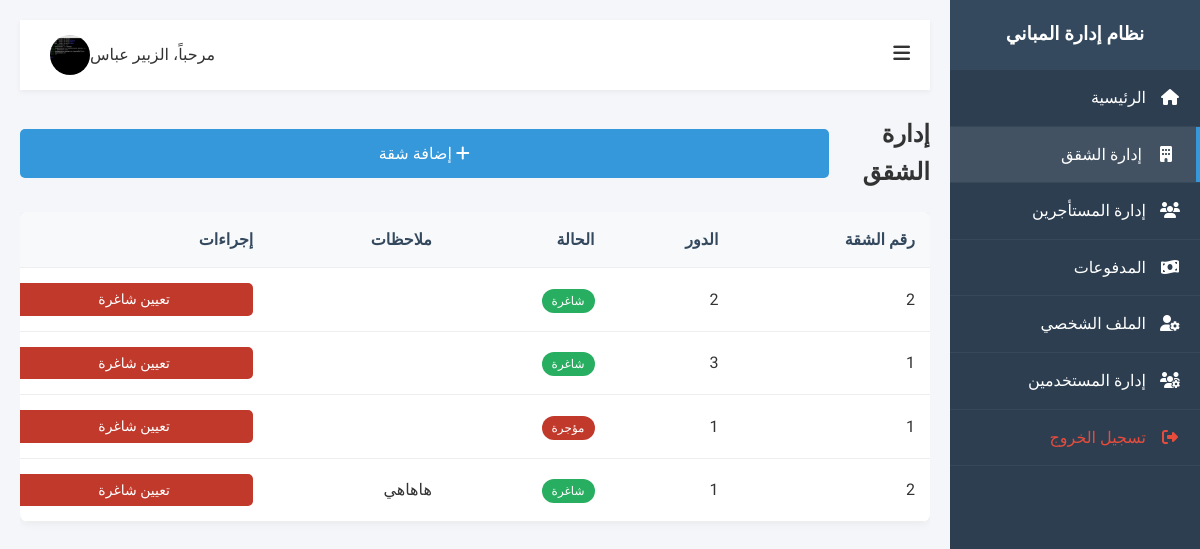
Page /public/apartments (signed in) on the committed database.
### tables this page shows
CREATE TABLE `apartments` (
  `id` int(11) NOT NULL,
  `apartment_number` varchar(50) NOT NULL,
  `floor` int(11) NOT NULL,
  `status` enum('vacant','occupied') DEFAULT 'vacant',
  `notes` mediumtext DEFAULT NULL,
  `created_at` timestamp NOT NULL DEFAULT current_timestamp()
);

### app/Controllers/ApartmentsController.php (called while the page is built, shortened)
<?php
class ApartmentsController extends Controller {
    private $apartmentModel;
    public function __construct() {
        $this->apartmentModel = $this->model('Apartment');
    }
    public function index() {
        $apartments = $this->apartmentModel->getAllApartments();
        $data = [
            'active' => 'apartments',
            'apartments' => $apartments
        ];
        $this->view('apartments/index', $data);
    }
}

### app/Core/Router.php (called while the page is built, shortened)
<?php
class Router {
    protected $currentMethod = 'login';
    public function __construct() {
        $url = $this->getUrl();
        if (isset($url[0])) {
            $controllerName = ucwords($url[0]) . 'Controller';
            if (file_exists('../app/Controllers/' . $controllerName . '.php')) {
                $this->currentMethod = 'index';
                unset($url[0]);
            }
        }
        $this->currentController = new $controllerClass();
        $this->params = $url ? array_values($url) : [];
        call_user_func_array([$this->currentController, $this->currentMethod], $this->params);
    }
    public function getUrl() {
        if (isset($_GET['url'])) {
            $url = rtrim($_GET['url'], '/');
            $url = filter_var($url, FILTER_SANITIZE_URL);
            $url = explode('/', $url);
            return $url;
        }
        return [];
    }
}

### public/index.php (called while the page is built, shortened)
<?php
spl_autoload_register(function ($className) {
    $classPath = str_replace(['App\\', '\\'], ['', DIRECTORY_SEPARATOR], $className);
    $file = APP_ROOT . '/app/' . $classPath . '.php';
});
$init = new App\Core\Router();

### app/Core/Database.php (called while the page is built, shortened)
<?php
class Database {
    private $host = DB_HOST;
    private $user = DB_USER;
    private $pass = DB_PASS;
    private $dbname = DB_NAME;
    private $dbh;
    private $stmt;
    private static $instance = null;
    private function __construct() {
        $dsn = 'mysql:host=' . $this->host . ';dbname=' . $this->dbname . ';charset=utf8mb4';
        $options = array(
            PDO::ATTR_PERSISTENT => true,
            PDO::ATTR_ERRMODE => PDO::ERRMODE_EXCEPTION,
            PDO::ATTR_DEFAULT_FETCH_MODE => PDO::FETCH_OBJ,
            PDO::MYSQL_ATTR_INIT_COMMAND => "SET NAMES utf8mb4"
        );
        try {
            $this->dbh = new PDO($dsn, $this->user, $this->pass, $options);
        } catch (PDOException $e) {
            $this->error = $e->getMessage();
            die("Database Connection Error: " . $this->error);
        }
    }
    public static function getInstance() {
        if (self::$instance == null) {
            self::$instance = new Database();
        }
        return self::$instance;
    }
    public function query($sql) {
        $this->stmt = $this->dbh->prepare($sql);
    }
    public function execute() {
        return $this->stmt->execute();
    }
    public function resultSet() {
        $this->execute();
        return $this->stmt->fetchAll();
    }
}

### app/Models/Apartment.php (called while the page is built, shortened)
<?php
class Apartment extends Model {
    public function getAllApartments() {
        $this->db->query('SELECT * FROM apartments ORDER BY created_at DESC');
        return $this->db->resultSet();
    }
}

### app/Core/Model.php (called while the page is built, shortened)
<?php
class Model {
    public function __construct() {
        $this->db = Database::getInstance();
    }
}

### views/apartments/index.php (the view, shortened to what this page needs)
<?php require APP_ROOT . '/views/layouts/header.php'; ?>
<div class="wrapper">
    <?php require APP_ROOT . '/views/layouts/sidebar.php'; ?>
    <div class="main-content" id="main-content">
        <?php require APP_ROOT . '/views/layouts/navbar.php'; ?>
        <div class="d-flex" style="display:flex; justify-content:space-between; align-items:center; margin-bottom: 20px;">
            <h2>إدارة الشقق</h2>
            <a href="<?php echo URL_ROOT; ?>/apartments/add" class="btn btn-primary"><i class="fas fa-plus"></i> إضافة شقة</a>
        </div>
        <div class="table-responsive">
            <table class="table">
                <thead>
                    <tr>
                        <th>رقم الشقة</th>
                        <th>الدور</th>
                        <th>الحالة</th>
                        <th>ملاحظات</th>
                        <th>إجراءات</th>
                    </tr>
                </thead>
                <tbody>
                    <?php if(empty($data['apartments'])): ?>
                        <tr><td colspan="5" class="text-center">لا توجد شقق مضافة.</td></tr>
                    <?php else: ?>
                        <?php foreach($data['apartments'] as $apartment): ?>
                            <tr>
                                <td><?php echo $apartment->apartment_number; ?></td>
                                <td><?php echo $apartment->floor; ?></td>
                                <td>
                                    <?php if($apartment->status == 'vacant'): ?>
                                        <span class="badge badge-success">شاغرة</span>
                                    <?php else: ?>
                                        <span class="badge badge-danger">مؤجرة</span>
                                    <?php endif; ?>
                                </td>
                                <td><?php echo $apartment->notes; ?></td>
                                <td>
                                    <a href="<?php echo URL_ROOT; ?>/apartments/delete/<?php echo $apartment->id; ?>" class="btn btn-sm btn-danger" onclick="return confirm('هل أنت متأكد من جعل هذه الشقة شاغرة؟ هذا لن يحذف السجل.');">تعيين شاغرة</a>
                                </td>
                            </tr>
                        <?php endforeach; ?>
                    <?php endif; ?>
                </tbody>
            </table>
        </div>
    </div>
</div>
<?php require APP_ROOT . '/views/layouts/footer.php'; ?>

### public/css/style.css (style rules this page uses)
:root { --primary-color: #2c3e50; --secondary-color: #34495e; --accent-color: #3498db; --success-color: #27ae60; --danger-color: #c0392b; --light-color: #ecf0f1; --dark-color: #2c3e50; --text-color: #333; --sidebar-width: 250px; --font-main: 'Tajawal', sans-serif; }
* { box-sizing: border_box; margin: 0; padding: 0; }
body { font-family: var(--font-main); background-color: #f4f6f9; color: var(--text-color); direction: rtl; text-align: right; line-height: 1.6; }
a { text-decoration: none; color: inherit; }
.wrapper { display: flex; min-height: 100vh; }
.main-content { flex: 1; padding: 20px; transition: all 0.3s; }
.btn { display: inline-block; background: var(--primary-color); color: #fff; padding: 12px 25px; border: none; border-radius: 5px; cursor: pointer; font-size: 16px; font-family: var(--font-main); transition: background 0.3s; width: 100%; text-align: center; }
.table-responsive { overflow-x: auto; }
.table { width: 100%; border-collapse: collapse; background: #fff; border-radius: 8px; overflow: hidden; box-shadow: 0 2px 10px rgba(0,0,0,0.05); margin-bottom: 20px; }
.table th, .table td { padding: 15px; text-align: right; border-bottom: 1px solid #eee; }
.table th { background: #f8f9fa; color: var(--secondary-color); font-weight: bold; }
.badge { padding: 5px 10px; border-radius: 20px; font-size: 12px; color: #fff; }
.badge-success { background: var(--success-color); }
.badge-danger { background: var(--danger-color); }
.btn-sm { padding: 5px 10px; font-size: 14px; margin-left: 5px; }
.btn-danger { background: var(--danger-color); }
.btn-primary { background: var(--accent-color); }

### rows in the picture
apartments: apartment_number "2", floor "2", status "شاغرة"
apartments: apartment_number "1", floor "3", status "شاغرة"
apartments: apartment_number "1", floor "1", status "مؤجرة"
apartments: apartment_number "2", floor "1", status "شاغرة", notes "هاهاهي"

### other values in the picture
SITE_NAME "نظام إدارة المباني"
$_SESSION['user_name'] "الزبير عباس"
